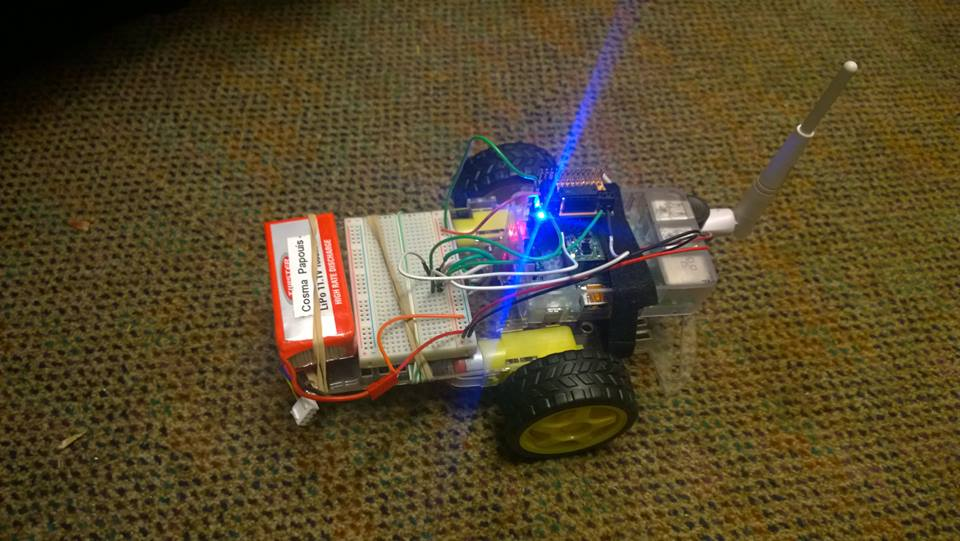
#> input picture assets/images/Processed/001.jpg, 960 x 541 px, given as the content of the folder images/imagesToProcess, which was not available
$ python resizeImages.py
#> lines starting #> are read from the running program, lines starting #| are printed output that depends on the picture
import os, fnmatch
from PIL import Image
from pathlib import Path

# This runs in  python 3.*
## pip3 install Pillow
## run from the command line
#  > python .\resizeImages.py


origin_directory = "images/imagesToProcess"


def processImages(fileExt):
    listOfFiles = os.listdir(origin_directory)
    pattern = "*." + fileExt
    for entry in listOfFiles:
        if fnmatch.fnmatch(entry, pattern):
                resizeImage("images/sz_xSmall",entry,200)
                resizeImage("images/sz_small",entry,600)
                resizeImage("images/sz_large",entry,1200)
                origin = os.path.join(origin_directory,entry )
                dest = os.path.join("images/Processed",entry)
                my_image = Path(dest)
                if my_image.exists(): # if it already exists just delete original
                     os.remove(origin)

                else: # of move to new folder.
                    os.rename(origin,dest)


def resizeImage(saveDirectory, image, baseWidth):
    # Open the image file.
#> called with saveDirectory = 'images/sz_xSmall', image = '001.jpg', baseWidth = 200
    path = os.path.join(origin_directory, image)
    print("Processing image: {} to width: {}".format(path,baseWidth))
    img = Image.open(path)
#> img is the input picture: PIL image 960x541 RGB; mean R, G, B 86.8, 73.5, 45.7

    # Calculate the height using the same aspect ratio
    widthPercent = (baseWidth / float(img.size[0]))
#> widthPercent = 0.208
    height = int((float(img.size[1]) * float(widthPercent)))
#> height = 112

    # Resize it.
    img = img.resize((baseWidth, height), Image.BILINEAR)
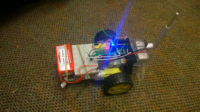
#> img: PIL image 200x112 RGB; mean R, G, B 86.8, 73.5, 45.7

    # Save it back to disk in new location.
    img.save(os.path.join(saveDirectory, image))


processImages("png")
processImages("jpg")

print("#############################\n\n All Done \n\n#############################")

$ run again, on assets/images/Processed/105.jpg
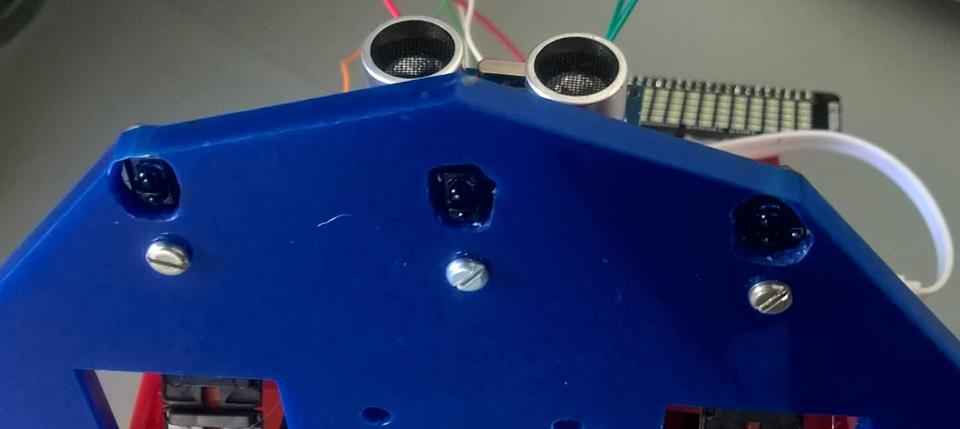
#> input picture assets/images/Processed/105.jpg, 960 x 429 px, given as the content of the folder images/imagesToProcess, which was not available
#> in resizeImage, img is the input picture: PIL image 960x429 RGB; mean R, G, B 45.3, 60.6, 105.8
#> in resizeImage, `img = img.resize((baseWidth, height), Image.BILINEAR)`:
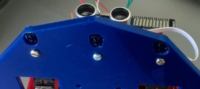
#> img: PIL image 200x89 RGB; mean R, G, B 45.3, 60.6, 105.8
#> img: PIL image 600x268 RGB
#> img: PIL image 1200x536 RGB

$ run again, on assets/images/Processed/107.jpg
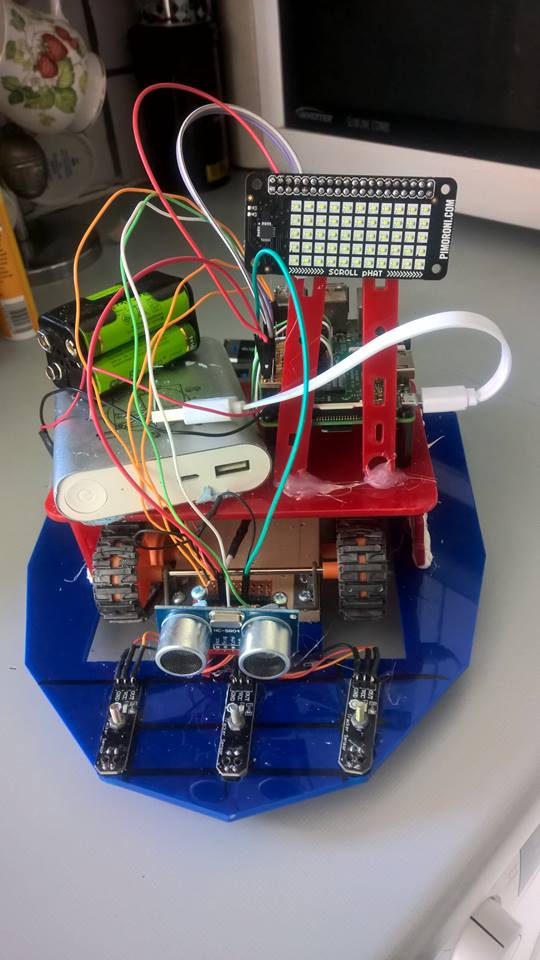
#> input picture assets/images/Processed/107.jpg, 540 x 960 px, given as the content of the folder images/imagesToProcess, which was not available
#> in resizeImage, img is the input picture: PIL image 540x960 RGB; mean R, G, B 106.5, 99.7, 103.9
#> in resizeImage, `img = img.resize((baseWidth, height), Image.BILINEAR)`:
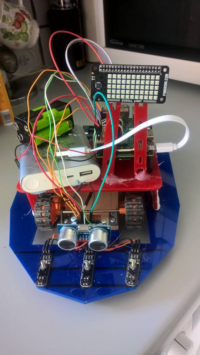
#> img: PIL image 200x355 RGB; mean R, G, B 106.5, 99.7, 103.9
#> img: PIL image 600x1066 RGB
#> img: PIL image 1200x2133 RGB
